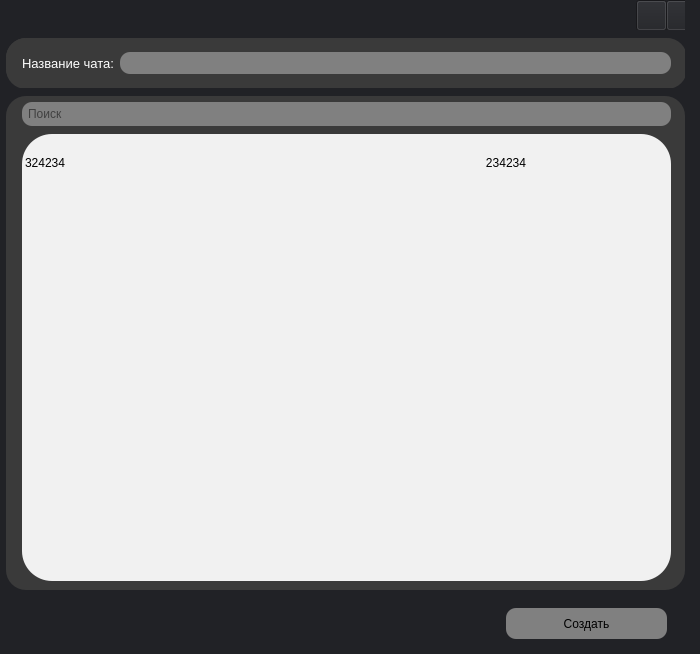
<?xml version="1.0" encoding="UTF-8"?>
<ui version="4.0">
 <class>Form</class>
 <widget class="QWidget" name="Form">
  <property name="geometry">
   <rect>
    <x>0</x>
    <y>0</y>
    <width>700</width>
    <height>654</height>
   </rect>
  </property>
  <property name="windowTitle">
   <string>Form</string>
  </property>
  <property name="styleSheet">
   <string notr="true">background:#212226;</string>
  </property>
  <widget class="QWidget" name="verticalLayoutWidget">
   <property name="geometry">
    <rect>
     <x>0</x>
     <y>0</y>
     <width>691</width>
     <height>654</height>
    </rect>
   </property>
   <layout class="QVBoxLayout" name="verticalLayout">
    <property name="spacing">
     <number>8</number>
    </property>
    <property name="leftMargin">
     <number>6</number>
    </property>
    <property name="rightMargin">
     <number>6</number>
    </property>
    <property name="bottomMargin">
     <number>6</number>
    </property>
    <item>
     <widget class="QWidget" name="TitleBar" native="true">
      <property name="minimumSize">
       <size>
        <width>0</width>
        <height>30</height>
       </size>
      </property>
      <property name="maximumSize">
       <size>
        <width>16777215</width>
        <height>30</height>
       </size>
      </property>
      <property name="mouseTracking">
       <bool>true</bool>
      </property>
      <widget class="QPushButton" name="Exit">
       <property name="geometry">
        <rect>
         <x>660</x>
         <y>0</y>
         <width>41</width>
         <height>31</height>
        </rect>
       </property>
       <property name="font">
        <font>
         <pointsize>10</pointsize>
         <stylestrategy>PreferDefault</stylestrategy>
        </font>
       </property>
       <property name="styleSheet">
        <string notr="true"/>
       </property>
       <property name="text">
        <string/>
       </property>
       <property name="icon">
        <iconset>
         <normaloff>../Image/x-lg (2).svg</normaloff>../Image/x-lg (2).svg</iconset>
       </property>
      </widget>
      <widget class="QPushButton" name="Roll_Up">
       <property name="geometry">
        <rect>
         <x>630</x>
         <y>0</y>
         <width>31</width>
         <height>31</height>
        </rect>
       </property>
       <property name="font">
        <font>
         <pointsize>9</pointsize>
        </font>
       </property>
       <property name="text">
        <string/>
       </property>
       <property name="icon">
        <iconset>
         <normaloff>../Image/window_minimize_icon_194428.svg</normaloff>../Image/window_minimize_icon_194428.svg</iconset>
       </property>
       <property name="checkable">
        <bool>false</bool>
       </property>
       <property name="autoDefault">
        <bool>false</bool>
       </property>
       <property name="default">
        <bool>false</bool>
       </property>
       <property name="flat">
        <bool>false</bool>
       </property>
      </widget>
     </widget>
    </item>
    <item>
     <layout class="QVBoxLayout" name="verticalLayout_2">
      <item>
       <widget class="QWidget" name="widget" native="true">
        <property name="minimumSize">
         <size>
          <width>0</width>
          <height>50</height>
         </size>
        </property>
        <property name="maximumSize">
         <size>
          <width>16777215</width>
          <height>50</height>
         </size>
        </property>
        <property name="styleSheet">
         <string notr="true">background:#3A3A3A;border-radius:20px;</string>
        </property>
        <widget class="QWidget" name="horizontalLayoutWidget">
         <property name="geometry">
          <rect>
           <x>0</x>
           <y>0</y>
           <width>681</width>
           <height>51</height>
          </rect>
         </property>
         <layout class="QHBoxLayout" name="horizontalLayout">
          <property name="sizeConstraint">
           <enum>QLayout::SetDefaultConstraint</enum>
          </property>
          <property name="leftMargin">
           <number>16</number>
          </property>
          <property name="topMargin">
           <number>0</number>
          </property>
          <property name="rightMargin">
           <number>16</number>
          </property>
          <item>
           <widget class="QLabel" name="label">
            <property name="font">
             <font>
              <pointsize>10</pointsize>
             </font>
            </property>
            <property name="styleSheet">
             <string notr="true">color:white;</string>
            </property>
            <property name="text">
             <string>Название чата:</string>
            </property>
           </widget>
          </item>
          <item>
           <widget class="QLineEdit" name="Name_chat">
            <property name="styleSheet">
             <string notr="true">padding:3px;background:grey;border-radius:10px</string>
            </property>
           </widget>
          </item>
         </layout>
        </widget>
       </widget>
      </item>
      <item>
       <widget class="QWidget" name="Find" native="true">
        <property name="minimumSize">
         <size>
          <width>0</width>
          <height>300</height>
         </size>
        </property>
        <property name="styleSheet">
         <string notr="true">background:#3A3A3A;border-radius:20px;</string>
        </property>
        <widget class="QWidget" name="verticalLayoutWidget_3">
         <property name="geometry">
          <rect>
           <x>10</x>
           <y>0</y>
           <width>661</width>
           <height>491</height>
          </rect>
         </property>
         <layout class="QVBoxLayout" name="verticalLayout_3">
          <property name="spacing">
           <number>8</number>
          </property>
          <property name="leftMargin">
           <number>6</number>
          </property>
          <property name="topMargin">
           <number>6</number>
          </property>
          <property name="rightMargin">
           <number>6</number>
          </property>
          <property name="bottomMargin">
           <number>6</number>
          </property>
          <item>
           <widget class="QLineEdit" name="lineEdit">
            <property name="minimumSize">
             <size>
              <width>0</width>
              <height>20</height>
             </size>
            </property>
            <property name="styleSheet">
             <string notr="true">padding:4px;background:grey;border-radius:10px</string>
            </property>
            <property name="placeholderText">
             <string>Поиск</string>
            </property>
           </widget>
          </item>
          <item>
           <widget class="QTableWidget" name="tableWidget">
            <property name="styleSheet">
             <string notr="true">background:#F1F1F1;border-radius:30px</string>
            </property>
            <property name="frameShape">
             <enum>QFrame::NoFrame</enum>
            </property>
            <property name="showDropIndicator" stdset="0">
             <bool>false</bool>
            </property>
            <property name="dragEnabled">
             <bool>false</bool>
            </property>
            <property name="dragDropOverwriteMode">
             <bool>true</bool>
            </property>
            <property name="textElideMode">
             <enum>Qt::ElideMiddle</enum>
            </property>
            <property name="horizontalScrollMode">
             <enum>QAbstractItemView::ScrollPerItem</enum>
            </property>
            <property name="showGrid">
             <bool>true</bool>
            </property>
            <property name="gridStyle">
             <enum>Qt::NoPen</enum>
            </property>
            <property name="cornerButtonEnabled">
             <bool>true</bool>
            </property>
            <attribute name="horizontalHeaderVisible">
             <bool>false</bool>
            </attribute>
            <attribute name="horizontalHeaderCascadingSectionResizes">
             <bool>true</bool>
            </attribute>
            <attribute name="horizontalHeaderDefaultSectionSize">
             <number>320</number>
            </attribute>
            <attribute name="horizontalHeaderHighlightSections">
             <bool>false</bool>
            </attribute>
            <attribute name="horizontalHeaderShowSortIndicator" stdset="0">
             <bool>true</bool>
            </attribute>
            <attribute name="horizontalHeaderStretchLastSection">
             <bool>true</bool>
            </attribute>
            <attribute name="verticalHeaderVisible">
             <bool>false</bool>
            </attribute>
            <attribute name="verticalHeaderCascadingSectionResizes">
             <bool>false</bool>
            </attribute>
            <attribute name="verticalHeaderMinimumSectionSize">
             <number>50</number>
            </attribute>
            <attribute name="verticalHeaderDefaultSectionSize">
             <number>60</number>
            </attribute>
            <attribute name="verticalHeaderHighlightSections">
             <bool>true</bool>
            </attribute>
            <attribute name="verticalHeaderShowSortIndicator" stdset="0">
             <bool>false</bool>
            </attribute>
            <attribute name="verticalHeaderStretchLastSection">
             <bool>false</bool>
            </attribute>
            <row>
             <property name="text">
              <string>rwerwr</string>
             </property>
            </row>
            <column>
             <property name="text">
              <string>Новый столбец</string>
             </property>
            </column>
            <column>
             <property name="text">
              <string>Новый столбец</string>
             </property>
            </column>
            <item row="0" column="0">
             <property name="text">
              <string>324234</string>
             </property>
            </item>
            <item row="0" column="1">
             <property name="text">
              <string>234234</string>
             </property>
             <property name="textAlignment">
              <set>AlignCenter</set>
             </property>
            </item>
           </widget>
          </item>
         </layout>
        </widget>
       </widget>
      </item>
      <item>
       <widget class="QWidget" name="widget_2" native="true">
        <property name="minimumSize">
         <size>
          <width>0</width>
          <height>50</height>
         </size>
        </property>
        <property name="maximumSize">
         <size>
          <width>16777215</width>
          <height>30</height>
         </size>
        </property>
        <property name="baseSize">
         <size>
          <width>0</width>
          <height>30</height>
         </size>
        </property>
        <widget class="QPushButton" name="pushButton">
         <property name="geometry">
          <rect>
           <x>500</x>
           <y>0</y>
           <width>161</width>
           <height>31</height>
          </rect>
         </property>
         <property name="styleSheet">
          <string notr="true">background:grey;border-radius:10px</string>
         </property>
         <property name="text">
          <string>Создать</string>
         </property>
        </widget>
       </widget>
      </item>
     </layout>
    </item>
   </layout>
  </widget>
 </widget>
 <resources/>
 <connections/>
</ui>
